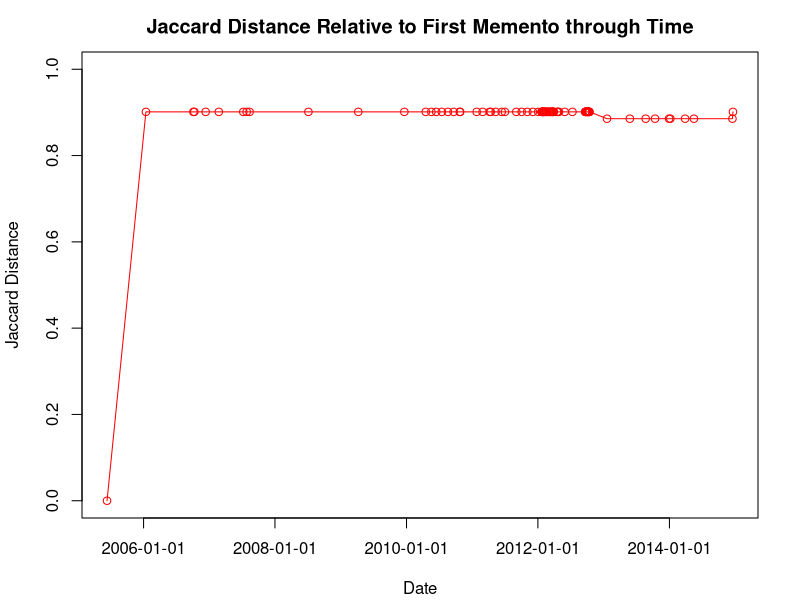

Write R code to recreate this figure.
library(RColorBrewer)

myData <- read.table('link18data.txt', sep=" ",colClasses=c("POSIXct", "numeric"))

title <- "Jaccard Distance Relative to First Memento through Time"
xlab <- "Date"
ylab <- "Jaccard Distance"

png('link18.png')
par(mar=c(4,4,2.5,2) + 0.1)
set.seed(1)

mp <- plot(myData, type="o", col='red', main=title, xlab=xlab, ylab=ylab, xaxt="n", ylim=c(0,1))

axis.POSIXct(side=1, myData$V1, format="%Y-%m-%d")
